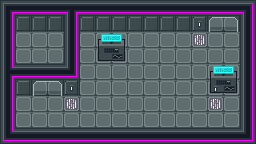

A level layout from a 2D game, rendered from its tile map. Below: a short description, then the map file with its tile-grid data intact:
An orthogonal 16x9 tile map with 16x16 px tiles, 2 tile layers (Background, Foreground), 1 hidden layer not drawn, 2 tilesets and 10 objects (4x Door, 2x Quball, 2x Laser, Player, Exit).

<map version="1.2" tiledversion="1.3.1" orientation="orthogonal" renderorder="right-down" compressionlevel="0" width="16" height="9" tilewidth="16" tileheight="16" infinite="0" nextlayerid="5" nextobjectid="37">
 <properties>
  <property name="Gates" value="Apply H on qubit 26." />
 </properties>
 <tileset firstgid="1" name="industrial-sprite-sheet-DeadEnd-LMZ" tilewidth="16" tileheight="16" tilecount="204" columns="12">
  <image source="sprites/industrial-sprite-sheet-DeadEnd-LMZ.png" width="192" height="272" />
 </tileset>
 <tileset firstgid="205" name="sprites" tilewidth="64" tileheight="64" tilecount="9" columns="0">
  <grid orientation="orthogonal" width="1" height="1" />
  <tile id="0">
   <image width="32" height="32" source="sprites/ball.png" />
  </tile>
  <tile id="1">
   <image width="64" height="64" source="sprites/cat.png" />
  </tile>
  <tile id="2">
   <image width="16" height="16" source="sprites/key.png" />
  </tile>
  <tile id="3">
   <image width="16" height="16" source="sprites/laser_down.png" />
  </tile>
  <tile id="4">
   <image width="16" height="16" source="sprites/laser_left.png" />
  </tile>
  <tile id="5">
   <image width="16" height="16" source="sprites/laser_right.png" />
  </tile>
  <tile id="6">
   <image width="16" height="16" source="sprites/laser_up.png" />
  </tile>
  <tile id="7">
   <image width="16" height="16" source="sprites/quball_v1.png" />
  </tile>
  <tile id="8">
   <image width="16" height="16" source="sprites/quball_v2.png" />
  </tile>
 </tileset>
 <layer id="1" name="Background" width="16" height="9">
  <data encoding="csv">
0,0,0,0,0,0,0,0,0,0,0,0,0,0,0,0,
0,30,30,30,0,30,30,30,30,30,30,30,203,197,198,0,
0,21,21,21,0,21,129,128,21,21,21,21,190,21,21,0,
0,21,21,21,0,21,180,140,21,21,21,21,21,21,21,0,
0,0,0,0,0,21,21,21,21,21,21,21,21,129,128,0,
0,30,197,198,203,21,21,21,21,21,21,21,21,204,140,0,
0,21,21,21,190,21,21,21,21,21,21,21,21,190,21,0,
0,21,21,21,21,21,21,21,21,21,21,21,21,21,21,0,
0,0,0,0,0,0,0,0,0,0,0,0,0,0,0,0
</data>
 </layer>
 <layer id="4" name="Foreground" width="16" height="9">
  <properties>
   <property name="Layer" type="int" value="3" />
  </properties>
  <data encoding="csv">
4,6,6,6,15,6,6,6,6,6,6,6,6,6,6,5,
7,0,0,0,7,0,0,0,0,0,0,0,0,0,0,7,
7,0,0,0,7,0,0,0,0,0,0,0,0,0,0,7,
7,0,0,0,7,0,0,0,0,0,0,0,0,0,0,7,
14,6,6,6,17,0,0,0,0,0,0,0,0,0,0,7,
7,0,0,0,0,0,0,0,0,0,0,0,0,0,0,7,
7,0,0,0,0,0,0,0,0,0,0,0,0,0,0,7,
7,0,0,0,0,0,0,0,0,0,0,0,0,0,0,7,
16,6,6,6,6,6,6,6,6,6,6,6,6,6,6,17
</data>
 </layer>
 <layer id="3" name="Collision" width="16" height="9" visible="0" opacity="0.5">
  <properties>
   <property name="Collision" type="bool" value="true" />
  </properties>
  <data encoding="csv">
101,101,101,101,101,101,101,101,101,101,101,101,101,101,101,101,
101,101,101,101,101,101,101,101,101,101,101,101,101,0,0,101,
101,0,0,0,101,0,101,101,0,0,0,0,0,0,0,101,
101,0,0,0,101,0,101,101,0,0,0,0,0,0,0,101,
101,101,0,0,101,0,0,0,0,0,0,0,0,101,101,101,
101,101,0,0,101,0,0,0,0,0,0,0,0,101,101,101,
101,0,0,0,0,0,0,0,0,0,0,0,0,0,0,101,
101,0,0,0,0,0,0,0,0,0,0,0,0,0,0,101,
101,101,101,101,101,101,101,101,101,101,101,101,101,101,101,101
</data>
 </layer>
 <objectgroup id="2" name="Objects">
  <object id="10" name="Player" type="Player" gid="206" x="144" y="96" width="16" height="16" />
  <object id="12" name="Quball" type="Quball" gid="212" x="32" y="48" width="16" height="16" />
  <object id="13" name="X Laser" type="Laser" gid="210" x="112" y="64" width="16" height="16">
   <properties>
    <property name="Direction" value="Right" />
    <property name="Gate" value="X" />
   </properties>
  </object>
  <object id="18" name="Door" type="Door" x="215.58" y="26.2159">
   <properties>
    <property name="Controls" value="activeCell (12, 2)" />
   </properties>
   <point />
  </object>
  <object id="19" name="Door" type="Door" x="229.83" y="25.9659">
   <properties>
    <property name="Controls" value="activeCell (12, 2)" />
   </properties>
   <point />
  </object>
  <object id="26" name="Quball" type="Quball" gid="212" x="208" y="112" width="16" height="16" />
  <object id="27" name="X Laser" type="Laser" gid="209" x="208" y="96" width="16" height="16">
   <properties>
    <property name="Controls" value="activeCell (13, 6)" />
    <property name="Direction" value="Left" />
    <property name="Gate" value="X" />
   </properties>
  </object>
  <object id="34" name="Door" type="Door" x="41.0227" y="90.6136">
   <properties>
    <property name="Controls" value="activeCell (4, 6)" />
   </properties>
   <point />
  </object>
  <object id="35" name="Door" type="Door" x="55.2727" y="90.3636">
   <properties>
    <property name="Controls" value="activeCell (4, 6)" />
   </properties>
   <point />
  </object>
  <object id="36" name="Exit" type="Exit" x="208" y="16" width="32" height="16" />
 </objectgroup>
</map>
